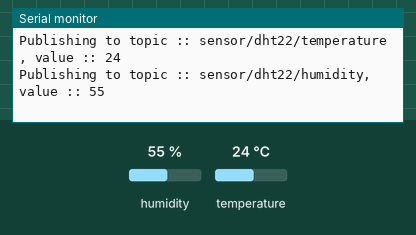
Recording of a program running on a simulated ESP32. On the bench: the last lines printed to the serial monitor. Inputs (shaded band) come from the test bench; at power-on: humidity 55 %, temperature 24 °C. WiFi joins after 1.5 s; servers stay silent unless stated; random numbers use the default seed unless the program sets one; no MQTT or app messages arrive unless stated.

Above: at 2.7 s.
2.8 s: humidity set to 22 %
At 4.6 s:
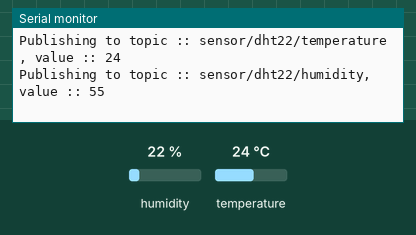
7.7 s: temperature set to 12 °C
At 8.9 s:
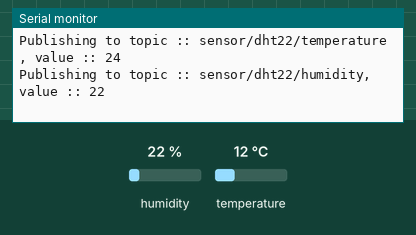
12.6 s: humidity set to 40 %
At 14.9 s:
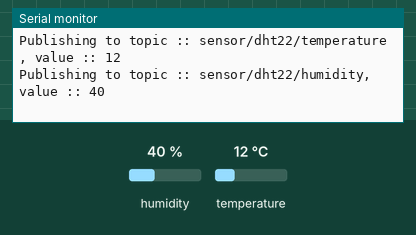
Timing chart, 0 to 16.4 s (numbered marks = the images above; inputs shaded):
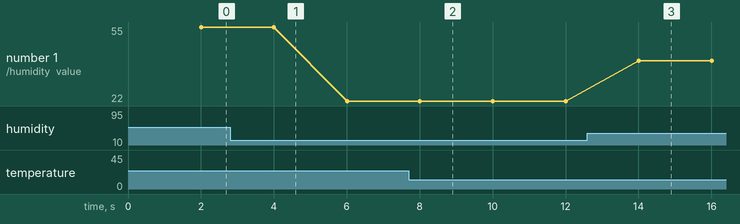

Measured:
- after the input at 12.6 s, the serial monitor: prints a new line after 1.4 s (image 3)
- plotted number 1: 22 → 40 after the input at 12.6 s

The program:

main.cpp
```cpp
#include <Arduino.h>
#include "DHT.h"
#include <WiFi.h>
#include <PubSubClient.h>

#define DHTPIN 32 // Digital pin connected to the DHT sensor

// Uncomment whatever type you're using!
// #define DHTTYPE DHT11   // DHT 11
#define DHTTYPE DHT22 // DHT 22  (AM2302), AM2321
// #define DHTTYPE DHT21   // DHT 21 (AM2301)

// Initialize DHT sensor.
DHT dht(DHTPIN, DHTTYPE);

// Change this to point to your Wifi Credentials
const char *ssid = "<REPLACE_ME_WITH_YOUR_SSID>";
const char *password = "<REPLACE_ME_WITH_YOUR_PASSWORD>";

// Your MQTT broker ID
const char *mqttBroker = "192.168.100.22";
const int mqttPort = 1883;

// MQTT topics
const char *temperatureTopic = "sensor/dht22/temperature";
const char *humidityTopic = "sensor/dht22/humidity";

// MQTT Client
WiFiClient espClient;
PubSubClient client(espClient);

#define MSG_BUFFER_SIZE (5)

// Cycle time
unsigned long previousMillis = 0;
const int interval = 2000;

// Callback function whenever an MQTT message is received
void callback(char *topic, byte *payload, unsigned int length)
{
  Serial.print("Message arrived [");
  Serial.print(topic);
  Serial.print("] ");
  String message;
  for (int i = 0; i < length; i++)
  {
    Serial.print(message += (char)payload[i]);
  }
  Serial.println();
}

void reconnect()
{
  // Loop until we're reconnected
  while (!client.connected())
  {
    Serial.print("Attempting MQTT connection...");

    // Create a random client ID
    String clientId = "ESP32Client-";
    clientId += String(random(0xffff), HEX);

    // Attempt to connect
    if (client.connect(clientId.c_str()))
    {
      Serial.println("MQTT Broker connected!");
    }
    else
    {
      Serial.print("failed, rc=");
      Serial.print(client.state());
      Serial.println(" try again in 5 seconds");
      // Wait 5 seconds before retrying
      delay(5000);
    }
  }
}

void publishMessage(const char *topic, float value)
{
  char msgBuffer[MSG_BUFFER_SIZE];
  snprintf(msgBuffer, MSG_BUFFER_SIZE, "%g", value);
  Serial.printf("Publishing to topic :: %s, value :: %s", topic, msgBuffer);
  Serial.println("");
  client.publish(topic, msgBuffer);
}

// Connect to Wifi
void setup_wifi()
{
  delay(10);
  Serial.println();
  Serial.print("Connecting to ");
  Serial.println(ssid);

  WiFi.mode(WIFI_STA);
  WiFi.begin(ssid, password);

  while (WiFi.status() != WL_CONNECTED)
  {
    delay(500);
    Serial.print(".");
  }

  Serial.println("");
  Serial.println("WiFi connected");
  Serial.println("IP address: ");
  Serial.println(WiFi.localIP());
}

void setup()
{
  Serial.begin(115200);
  // Setup the wifi
  setup_wifi();
  // setup the mqtt server and callback
  client.setServer(mqttBroker, mqttPort);
  client.setCallback(callback);

  dht.begin();
}

void loop()
{
  if (!client.connected())
  {
    reconnect();
  }
  unsigned long currentMillis = millis();

  if (currentMillis - previousMillis >= interval)
  {
    // save the last time we send the last reading
    previousMillis = currentMillis;

    // Reading temperature or humidity takes about 250 milliseconds!
    // Sensor readings may also be up to 2 seconds 'old' (its a very slow sensor)
    float humidity = dht.readHumidity();
    // Read temperature as Celsius (the default)
    float temperatureInC = dht.readTemperature();
    // Read temperature as Fahrenheit (isFahrenheit = true)
    float temperatureInF = dht.readTemperature(true);

    // Check if any reads failed and exit early (to try again).
    if (isnan(humidity) || isnan(temperatureInC) || isnan(temperatureInF))
    {
      Serial.println(F("Failed to read from DHT sensor!"));
      return;
    }
    publishMessage(temperatureTopic, temperatureInC);
    publishMessage(humidityTopic, humidity);
  }
}
```
